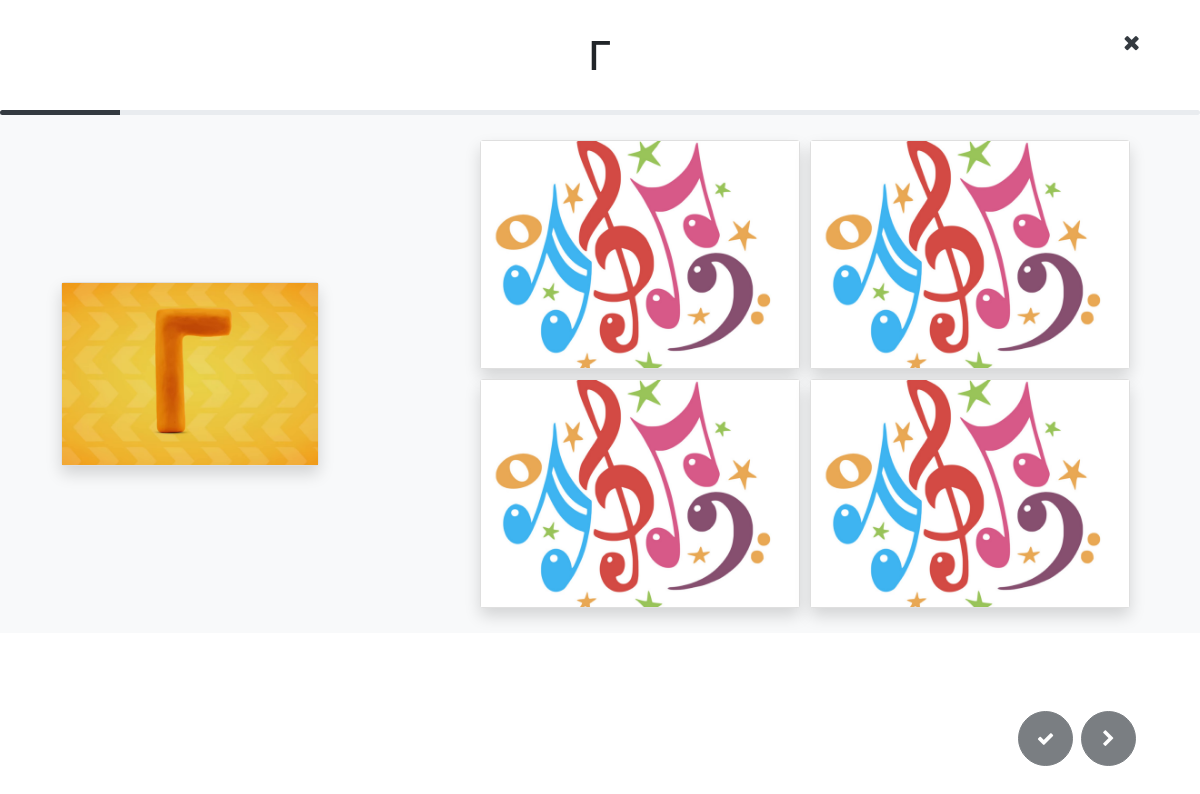
/game/431/ukr_alpha?num_question=10&num=1, run on the app's committed database.
### cards_gallery/models.py (models this page shows, shortened)
class Card(models.Model):
    slug = models.SlugField(max_length=500, unique=True, blank=True, null=True)
    title = models.CharField(max_length=100)
    image = ResizedImageField(
        size=[1400, 1000],
        crop=["middle", "center"],
        default="default_image.jpg",
        upload_to="image",
    )
    audio = models.FileField(upload_to="audio", default="default_audio.mp3")
    cards = models.ManyToManyField('Card', through='CardItem', null=True, blank=True)
    tags = models.ManyToManyField(CardTag, related_name='tags')
    is_category = models.BooleanField(default=False)
    created_at = models.DateTimeField(auto_now_add=True)

### cards_games/views.py (the view)
# urls.py: path("<int:game_num>/<slug:slug>", views.game_page, name="image_game"),
def game_page(request, game_num, slug):
    settings = {
        "num_question": request.GET.get('num_question', 10)
    }
    num = int(request.GET.get('num', 1))
    type = get_random_question(request)
    print(type)
    game_key, template_path = type[0], type[1]
    if game_key == games_keys[0] or game_key == games_keys[1]:
        category = Card.objects.get(slug=slug)
        cards = filter_cards(request, category.cards, False)
        pks = cards.values_list('slug', flat=True)
        random_pk = sample(list(pks), 4)
        cards = cards.filter(slug__in=random_pk)
        answer = choice(cards)  # It seems without choice it takes first images in DB more often
        context = {"game_num": game_num, "slug": slug, "answer": answer, "cards": cards, "settings": settings, "next_num": num + 1}
    elif game_key == games_keys[2]:
        category = Card.objects.get(slug=slug)
        cards = filter_cards(request, category.cards, False)
        answer = cards.order_by('?').first()
        context = {"game_num": game_num, "slug": slug, "answer": answer, "settings": settings,
                   "next_num": num + 1}
    return render(request, template_path, context)

### cards_games/views.py (called while the page is built)
def get_random_question(request):
    if request.user.is_authenticated:
        settings = UserSetting.objects.get(user=request.user)
        game_types = settings.games.values_list('title', 'template_name')
    else:
        game_types = GameType.objects.values_list('title', 'template_name')
    type = choice(game_types)
    return type

### cards_games/templates/cards_games/game_where_is_sound.html (shortened to what this page needs)
{% extends "cards_games/game_board.html" %}
{% block title %}
<h1 class="fw-light">{{answer.title}}</h1>
{% endblock title %}
{% block game %}
<div class="bg-light">
    <div class="row">
      <div class="card-board justify-content-end col-3">
          <div class="card card-item shadow center">
                <img class="card-image" src="{{answer.image.url}}"">
         </div>
      </div>
        <div class="card-board col-7">
            {% for card in cards %}
                <div id="{{card.slug}}" class="card card-item shadow variant" onclick="playAudio('audio_{{forloop.counter0}}')">
                    <img class="card-image" src="/uploads/assets/notes.png">
                </div>
            {% endfor %}
        </div>
    </div>
</div>
{% endblock game %}
{% block sticky_button %}
<a id = "check-button" class = "text-light disabled" role="button" onclick="check()">
    <button class="btn btn-dark btn-circle btn-circle-lg m-1 disabled">
        <i class="fa fa-check" aria-hidden="true"></i>
    </button>
</a>
{% endblock sticky_button %}

### cards_gallery/static/css/custom.css (style rules this page uses)
img { transition: .5s ease; }
.btn-circle { width: 45px; height: 45px; line-height: 45px; text-align: center; padding: 0; border-radius: 50%; }
.btn-circle i { position: relative; top: -1px; }
.btn-circle-lg { width: 55px; height: 55px; line-height: 55px; font-size: 1.1rem; }
.card-board { padding: 20px; margin:auto; width: 80%; display: -ms-flex; display: flex; flex-direction: row; flex-wrap: wrap; justify-content: center; }
.card-item { width: 20rem; margin: 5px; outline-offset: -4px; }
a.disabled { pointer-events: none; }
:root { --control-bg-color: #1d2124; }

### data on the page
Card: title "Г", image (picture)
